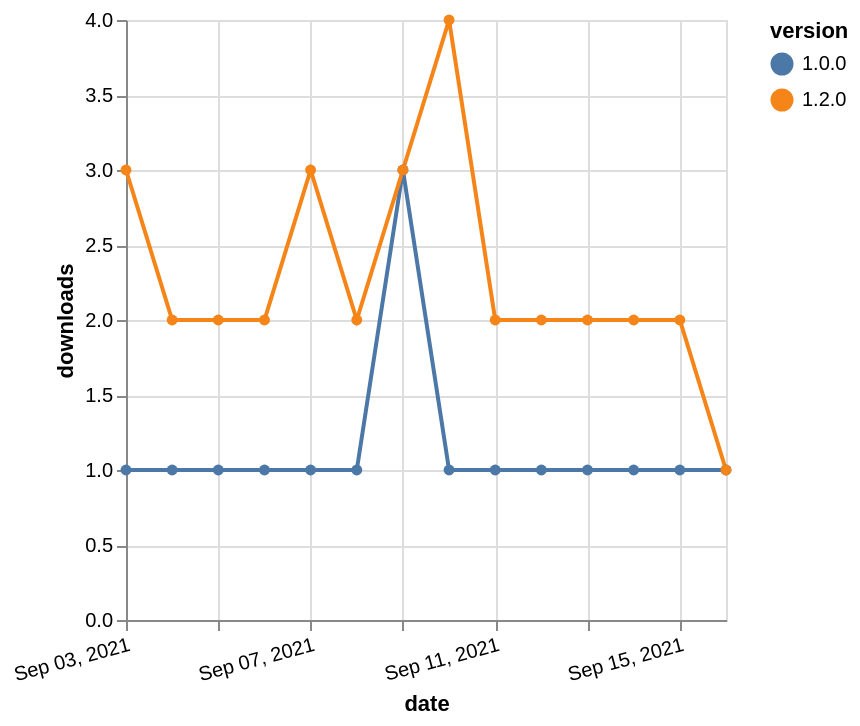

This figure's Vega-Lite source:
### Vega-Lite specification from a JSON file in a GitHub repository (floating-point values rounded to 4 significant figures)
{"$schema": "https://vega.github.io/schema/vega-lite/v5.json", "description": "A simple bar chart with embedded data.", "data": {"values": [{"date": "2021-09-03", "total": 200, "delta": 1, "version": "1.0.0"}, {"date": "2021-09-04", "total": 201, "delta": 1, "version": "1.0.0"}, {"date": "2021-09-05", "total": 202, "delta": 1, "version": "1.0.0"}, {"date": "2021-09-06", "total": 203, "delta": 1, "version": "1.0.0"}, {"date": "2021-09-07", "total": 204, "delta": 1, "version": "1.0.0"}, {"date": "2021-09-08", "total": 205, "delta": 1, "version": "1.0.0"}, {"date": "2021-09-09", "total": 208, "delta": 3, "version": "1.0.0"}, {"date": "2021-09-10", "total": 209, "delta": 1, "version": "1.0.0"}, {"date": "2021-09-11", "total": 210, "delta": 1, "version": "1.0.0"}, {"date": "2021-09-12", "total": 211, "delta": 1, "version": "1.0.0"}, {"date": "2021-09-13", "total": 212, "delta": 1, "version": "1.0.0"}, {"date": "2021-09-14", "total": 213, "delta": 1, "version": "1.0.0"}, {"date": "2021-09-15", "total": 214, "delta": 1, "version": "1.0.0"}, {"date": "2021-09-16", "total": 215, "delta": 1, "version": "1.0.0"}, {"date": "2021-09-03", "total": 237, "delta": 3, "version": "1.2.0"}, {"date": "2021-09-04", "total": 239, "delta": 2, "version": "1.2.0"}, {"date": "2021-09-05", "total": 241, "delta": 2, "version": "1.2.0"}, {"date": "2021-09-06", "total": 243, "delta": 2, "version": "1.2.0"}, {"date": "2021-09-07", "total": 246, "delta": 3, "version": "1.2.0"}, {"date": "2021-09-08", "total": 248, "delta": 2, "version": "1.2.0"}, {"date": "2021-09-09", "total": 251, "delta": 3, "version": "1.2.0"}, {"date": "2021-09-10", "total": 255, "delta": 4, "version": "1.2.0"}, {"date": "2021-09-11", "total": 257, "delta": 2, "version": "1.2.0"}, {"date": "2021-09-12", "total": 259, "delta": 2, "version": "1.2.0"}, {"date": "2021-09-13", "total": 261, "delta": 2, "version": "1.2.0"}, {"date": "2021-09-14", "total": 263, "delta": 2, "version": "1.2.0"}, {"date": "2021-09-15", "total": 265, "delta": 2, "version": "1.2.0"}, {"date": "2021-09-16", "total": 266, "delta": 1, "version": "1.2.0"}]}, "width": "container", "mark": {"type": "line", "point": {"filled": true}}, "encoding": {"x": {"field": "date", "type": "temporal", "timeUnit": "yearmonthdate", "title": "date", "axis": {"labelAngle": -15}}, "y": {"field": "delta", "type": "quantitative", "title": "downloads"}, "color": {"field": "version", "type": "nominal"}, "tooltip": {"field": "delta"}}}
